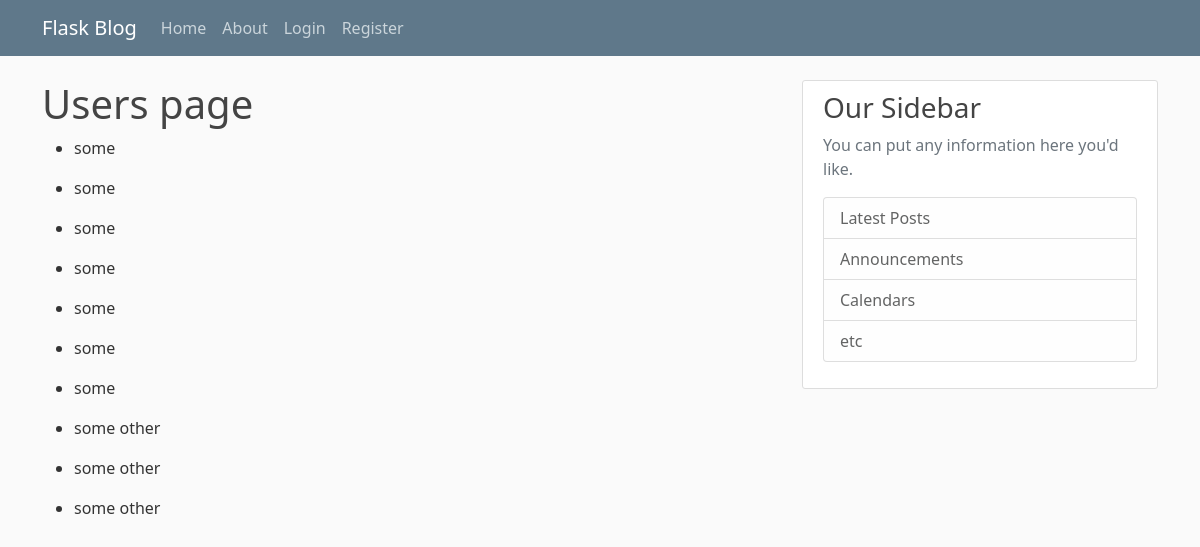
Screenshot of /users with the database file from the repository.
### app.py (models this page shows, shortened)
class User(db.Model):
    id = db.Column(db.Integer, primary_key=True)
    username = db.Column(db.String(20), unique=False, nullable=False)
    email = db.Column(db.String(120), unique=False, nullable=False)
    image_file = db.Column(db.String(20), nullable=False, default='default.jpg')
    password = db.Column(db.String(60), nullable=False)
    posts = db.relationship('Post', backref='author', lazy=True)

### app.py (the view)
@app.route("/users")
def user_list():
    users = db.session.execute(db.select(User).order_by(User.username)).scalars()
    return render_template("users.html", users=users, title='Users')

### templates/users.html
{% extends "layout.html" %}
{% block content %}
    <h1>{{title}} page</h1>
    {% for user in users %}
        <ul>
            <li>
                {{user.username}}
            </li>
        </ul>
    {% endfor %}
{% endblock content %}

### templates/layout.html (shortened to what this page needs)
<!DOCTYPE html>
<html lang="en">
<head>
    <link href="https://cdn.jsdelivr.net/npm/bootstrap@5.0.2/dist/css/bootstrap.min.css" rel="stylesheet">
    <link rel="stylesheet" href="{{ url_for('static', filename='main.css')}}">
</head>
<body>
  <header class="site-header">
    <nav class="navbar navbar-expand-md navbar-dark bg-steel fixed-top">
      <div class="container">
        <a class="navbar-brand mr-4" href="/">Flask Blog</a>
        <div class="collapse navbar-collapse" id="navbarToggle">
          <div class="navbar-nav mr-auto">
            <a class="nav-item nav-link" href="/">Home</a>
            <a class="nav-item nav-link" href="/about">About</a>
          </div>
          <div class="navbar-nav">
            <a class="nav-item nav-link" href="/login">Login</a>
            <a class="nav-item nav-link" href="/register">Register</a>
          </div>
        </div>
      </div>
    </nav>
  </header>
  <main role="main" class="container">
    <div class="row">
      <div class="col-md-8">
        {% block content %}{% endblock %}
      </div>
      <div class="col-md-4">
        <div class="content-section">
          <h3>Our Sidebar</h3>
          <p class='text-muted'>You can put any information here you'd like.
            <ul class="list-group">
              <li class="list-group-item list-group-item-light">Latest Posts</li>
              <li class="list-group-item list-group-item-light">Announcements</li>
              <li class="list-group-item list-group-item-light">Calendars</li>
              <li class="list-group-item list-group-item-light">etc</li>
            </ul>
          </p>
        </div>
      </div>
    </div>
  </main>
</body>
</html>

### static/main.css (style rules this page uses)
body { background: #fafafa; color: #333333; margin-top: 5rem; }
h1, h2, h3, h4, h5, h6 { color: #444444; }
.bg-steel { background-color: #5f788a; }
.site-header .navbar-nav .nav-link { color: #cbd5db; }
.content-section { background: #ffffff; padding: 10px 20px; border: 1px solid #dddddd; border-radius: 3px; margin-bottom: 20px; }

### rows the page displays
User: username "some"
User: username "some"
User: username "some"
User: username "some"
User: username "some"
User: username "some"
User: username "some"
User: username "some other"
User: username "some other"
User: username "some other"

### other values shown
{{ title }} "Users"
